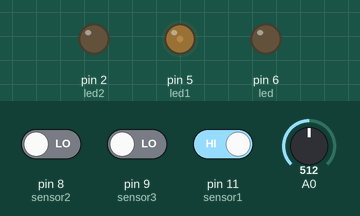
Bench run of a sketch on a simulated Arduino Uno, built with avr-gcc and run on an emulated ATmega328P. Parts: output pins drawn as LEDs (lit = HIGH). The test bench sets the inputs (shaded band); at power-on: A0 = 512, pin 8 (sensor2) LOW, pin 11 (sensor1) HIGH, pin 9 (sensor3) LOW. What the sketch prints to the serial monitor is not drawn.

Above: at 1.2 s.
1.3 s: A0 set to 716
At 2.2 s:
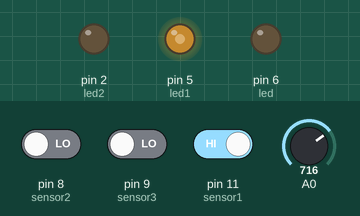
3.1 s: pin 8 (sensor2) driven HIGH
At 4.3 s:
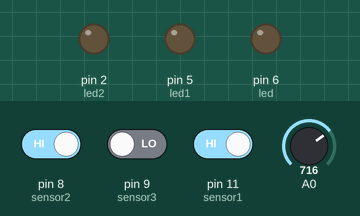
4.6 s: pin 11 (sensor1) driven LOW
At 5.1 s:
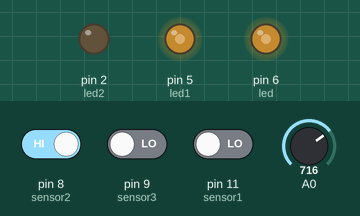
6.1 s: A0 set to 900
At 7.5 s:
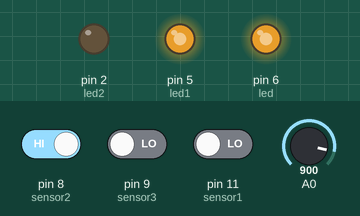
8.0 s: A0 set to 511
At 8.18 s:
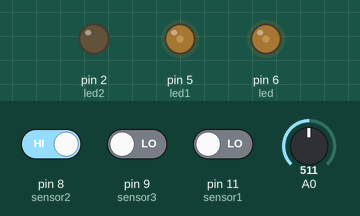
Timing chart, 0 to 10.8 s (numbered marks = the images above; inputs shaded):
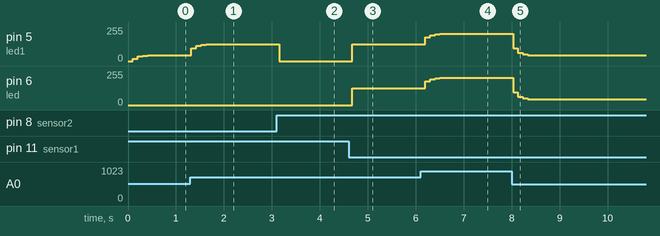

The sketch:

Smart_Light_Sketch.ino
```cpp
int  smooth;
int LDR;
int threshold = 40;//sun's intensity
int brightness = 0;
int ledState = 0;

int sensor1 = 11;
int sensor2 = 8;
int sensor3 = 9;

int led1=5;
int led = 6;
int led2=2;

int carPresent = 0;
int carPresent1 = 0;

float beta = 0.65;
void setup() {

  Serial.begin(115200);
  pinMode(sensor1, INPUT);
  pinMode(sensor2, INPUT);
  pinMode(sensor3, INPUT);
  pinMode(led,OUTPUT);
  pinMode(led1,OUTPUT);
   pinMode(led2,OUTPUT);
}


void loop() {
  smooth = smooth - (beta * (smooth -  analogRead(A0)));
  delay(1);
  LDR = round(((float)smooth / 1023) * 100);
  if (LDR <= 40)
    brightness=0;
  else
  {
    brightness = map(LDR, 40, 100, 0, 255);
  }
  checkSensors();
  if (carPresent == 1)
    {
      ledState = 1;
        digitalWrite(led,HIGH);
        digitalWrite(led1,HIGH);
        analogWrite(led,brightness);
        analogWrite(led1,brightness);
    }
   else if (carPresent == 0)
    {
      ledState = 0;
       digitalWrite(led,HIGH);

      analogWrite(led,ledState);

     if(carPresent1 == 1)
    {
      ledState = 1;
      if(ledState == 1)
      {

      analogWrite(led1,brightness);
       analogWrite(led2,brightness);
     }
    }

     else if (carPresent1 == 0)
    {
      ledState = 0;
       digitalWrite(led1,HIGH);
       digitalWrite(led2,HIGH);
      analogWrite(led1,ledState);
      analogWrite(led2,ledState);
     }
    }

String data = (String)ledState+","+(String)brightness+";";
Serial.print(data);

delay(100);
}

void checkSensors()
{
  if (digitalRead(sensor1) == 0)
  {

   if (digitalRead(sensor2) == 1)
      carPresent = 1;
  }

  else if (digitalRead(sensor2) == 0)
  {
    if (digitalRead(sensor1) == 1)
    {
      carPresent = 0;
     carPresent1 = 1;
    }

    else if (digitalRead(sensor1) == 0 )
      {
        analogWrite(led,brightness);
         analogWrite(led1,brightness);
         analogWrite(led2,brightness);

         digitalWrite(led,HIGH);
         digitalWrite(led1,HIGH);
          digitalWrite(led2,HIGH);
      }
  }


  else if(digitalRead(sensor3) == 0)
  {

     if (digitalRead(sensor2) == 1)
    {
      carPresent = 0;

    carPresent1 = 0;
    }
     else if (digitalRead(sensor2) == 0 )
      {
       carPresent = 0;
       carPresent1 = 1;
      }
   }
 }
```

Measured:
- after the input at 1.3 s, pin 5 (led1): 42/255 → 97/255 at once, → 114/255 0.10 s later, → 123/255 0.10 s later, → 127/255 0.10 s later
- after the input at 3.1 s, pin 5 (led1): 127/255 → 0/255 after 0.05 s
- after the input at 4.6 s, pin 5 (led1), pin 6 (led): 0/255 → 127/255 after 0.08 s
- after the input at 6.1 s, pin 5 (led1), pin 6 (led): 127/255 → 178/255 after 0.10 s, → 195/255 0.10 s later, → 199/255 0.10 s later, → 204/255 0.10 s later
- after the input at 8.0 s, pin 5 (led1), pin 6 (led): 204/255 → 97/255 at once, → 63/255 0.10 s later, → 51/255 0.10 s later, → 42/255 0.10 s later
